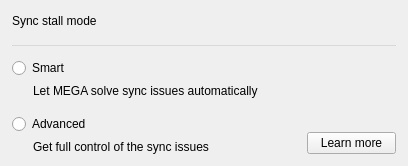
<?xml version="1.0" encoding="UTF-8"?>
<ui version="4.0">
 <class>SyncStallModeSelector</class>
 <widget class="QWidget" name="SyncStallModeSelector">
  <property name="geometry">
   <rect>
    <x>0</x>
    <y>0</y>
    <width>408</width>
    <height>166</height>
   </rect>
  </property>
  <property name="minimumSize">
   <size>
    <width>0</width>
    <height>0</height>
   </size>
  </property>
  <property name="maximumSize">
   <size>
    <width>16777215</width>
    <height>16777215</height>
   </size>
  </property>
  <property name="windowTitle">
   <string/>
  </property>
  <property name="styleSheet">
   <string notr="true">#separator
{
background-color: #D8D9DB; /*colorToken.border-strong*/
}</string>
  </property>
  <layout class="QVBoxLayout" name="verticalLayout_5">
   <property name="spacing">
    <number>0</number>
   </property>
   <property name="leftMargin">
    <number>0</number>
   </property>
   <property name="topMargin">
    <number>0</number>
   </property>
   <property name="rightMargin">
    <number>0</number>
   </property>
   <property name="bottomMargin">
    <number>0</number>
   </property>
   <item>
    <widget class="QWidget" name="titleContainer" native="true">
     <layout class="QVBoxLayout" name="verticalLayout_4">
      <property name="spacing">
       <number>4</number>
      </property>
      <property name="leftMargin">
       <number>12</number>
      </property>
      <property name="topMargin">
       <number>0</number>
      </property>
      <property name="rightMargin">
       <number>12</number>
      </property>
      <property name="bottomMargin">
       <number>0</number>
      </property>
      <item>
       <widget class="QLabel" name="title">
        <property name="text">
         <string>Sync stall mode</string>
        </property>
        <property name="font-size" stdset="0">
         <string notr="true">caption</string>
        </property>
        <property name="semibold" stdset="0">
         <bool>true</bool>
        </property>
       </widget>
      </item>
      <item>
       <widget class="QFrame" name="separator">
        <property name="minimumSize">
         <size>
          <width>0</width>
          <height>1</height>
         </size>
        </property>
        <property name="maximumSize">
         <size>
          <width>16777215</width>
          <height>1</height>
         </size>
        </property>
        <property name="frameShape">
         <enum>QFrame::NoFrame</enum>
        </property>
        <property name="frameShadow">
         <enum>QFrame::Plain</enum>
        </property>
       </widget>
      </item>
     </layout>
    </widget>
   </item>
   <item>
    <widget class="QWidget" name="widget" native="true">
     <property name="styleSheet">
      <string notr="true"/>
     </property>
     <layout class="QVBoxLayout" name="verticalLayout">
      <property name="spacing">
       <number>0</number>
      </property>
      <property name="leftMargin">
       <number>12</number>
      </property>
      <property name="topMargin">
       <number>12</number>
      </property>
      <property name="rightMargin">
       <number>12</number>
      </property>
      <property name="bottomMargin">
       <number>12</number>
      </property>
      <item>
       <layout class="QHBoxLayout" name="horizontalLayout" stretch="1,0">
        <item>
         <widget class="QWidget" name="SelectorsContainer" native="true">
          <layout class="QVBoxLayout" name="verticalLayout_2">
           <property name="spacing">
            <number>6</number>
           </property>
           <property name="leftMargin">
            <number>0</number>
           </property>
           <property name="topMargin">
            <number>0</number>
           </property>
           <property name="rightMargin">
            <number>0</number>
           </property>
           <property name="bottomMargin">
            <number>0</number>
           </property>
           <item>
            <widget class="QRadioButton" name="SmartSelector">
             <property name="text">
              <string>Smart</string>
             </property>
            </widget>
           </item>
           <item>
            <widget class="QLabel" name="SmartDescription">
             <property name="text">
              <string>Let MEGA solve sync issues automatically</string>
             </property>
             <property name="wordWrap">
              <bool>true</bool>
             </property>
             <property name="indent">
              <number>21</number>
             </property>
            </widget>
           </item>
           <item>
            <spacer name="verticalSpacer">
             <property name="orientation">
              <enum>Qt::Vertical</enum>
             </property>
             <property name="sizeType">
              <enum>QSizePolicy::Fixed</enum>
             </property>
             <property name="sizeHint" stdset="0">
              <size>
               <width>20</width>
               <height>10</height>
              </size>
             </property>
            </spacer>
           </item>
           <item>
            <widget class="QRadioButton" name="AdvanceSelector">
             <property name="text">
              <string>Advanced</string>
             </property>
            </widget>
           </item>
           <item>
            <widget class="QLabel" name="AdvanceDescription">
             <property name="text">
              <string>Get full control of the sync issues</string>
             </property>
             <property name="indent">
              <number>21</number>
             </property>
            </widget>
           </item>
          </layout>
         </widget>
        </item>
        <item>
         <widget class="QWidget" name="LearnMoreContainer" native="true">
          <layout class="QVBoxLayout" name="verticalLayout_3">
           <property name="spacing">
            <number>0</number>
           </property>
           <property name="leftMargin">
            <number>0</number>
           </property>
           <property name="topMargin">
            <number>0</number>
           </property>
           <property name="rightMargin">
            <number>0</number>
           </property>
           <property name="bottomMargin">
            <number>0</number>
           </property>
           <item alignment="Qt::AlignBottom">
            <widget class="QWidget" name="ButtonContainer" native="true">
             <layout class="QHBoxLayout" name="horizontalLayout_2">
              <property name="spacing">
               <number>0</number>
              </property>
              <property name="leftMargin">
               <number>0</number>
              </property>
              <property name="topMargin">
               <number>0</number>
              </property>
              <property name="rightMargin">
               <number>0</number>
              </property>
              <property name="bottomMargin">
               <number>0</number>
              </property>
              <item>
               <spacer name="horizontalSpacer">
                <property name="orientation">
                 <enum>Qt::Horizontal</enum>
                </property>
                <property name="sizeType">
                 <enum>QSizePolicy::Preferred</enum>
                </property>
                <property name="sizeHint" stdset="0">
                 <size>
                  <width>5</width>
                  <height>20</height>
                 </size>
                </property>
               </spacer>
              </item>
              <item>
               <widget class="QPushButton" name="LearnMoreButton">
                <property name="sizePolicy">
                 <sizepolicy hsizetype="Preferred" vsizetype="Fixed">
                  <horstretch>0</horstretch>
                  <verstretch>0</verstretch>
                 </sizepolicy>
                </property>
                <property name="minimumSize">
                 <size>
                  <width>89</width>
                  <height>0</height>
                 </size>
                </property>
                <property name="cursor">
                 <cursorShape>PointingHandCursor</cursorShape>
                </property>
                <property name="text">
                 <string>Learn more</string>
                </property>
                <property name="type" stdset="0">
                 <string notr="true">secondary</string>
                </property>
                <property name="dimension" stdset="0">
                 <string notr="true">small</string>
                </property>
               </widget>
              </item>
             </layout>
            </widget>
           </item>
          </layout>
         </widget>
        </item>
       </layout>
      </item>
      <item>
       <widget class="QWidget" name="permissionsContainer" native="true">
        <layout class="QHBoxLayout" name="horizontalLayout_4">
         <property name="spacing">
          <number>0</number>
         </property>
         <property name="leftMargin">
          <number>0</number>
         </property>
         <property name="topMargin">
          <number>0</number>
         </property>
         <property name="rightMargin">
          <number>0</number>
         </property>
         <property name="bottomMargin">
          <number>0</number>
         </property>
        </layout>
       </widget>
      </item>
     </layout>
    </widget>
   </item>
  </layout>
 </widget>
 <resources/>
 <connections/>
</ui>
